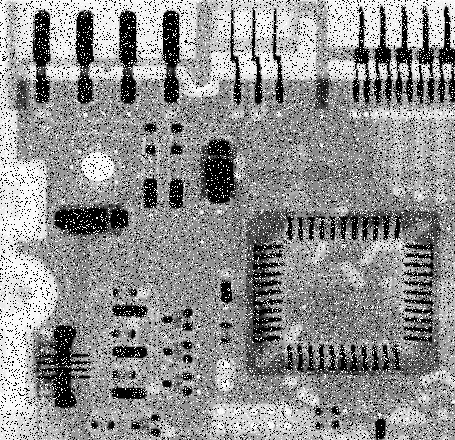
#> input picture Digital_Image_Processing/noisy.png, 455 x 440 px
$ python Custom_median_filter.py
#> lines starting #> are read from the running program, lines starting #| are printed output that depends on the picture; after the words box and inside, x2 and y2 are one past the last pixel; in counts of white or black regions, pixels touching at a corner belong together
import matplotlib.pyplot as plt
import cv2
import numpy as np
import random


def main():
    grayscale = cv2.imread('noisy.png', 0)
#> grayscale is the input picture: shape (440, 455); min 0, max 255, mean 144.1
    grayscale2 = cv2.imread('noisy.png', 0)

    noisy_img = add_noise(grayscale2)

    '''Custom Median filter'''
    row, col = grayscale.shape
    kernel_size = 3

    result = np.zeros((row, col), dtype=np.uint8)

    for i in range(row):
        for j in range(col):
            result[i, j] = np.median(
                noisy_img[i:i+kernel_size, j:j+kernel_size])

    img_set = [grayscale, noisy_img, result]
    title_set = ['Grayscale', 'Noisy Image', 'Remove noise']

    plot_img(img_set, title_set)


def add_noise(img):
    row, col = img.shape
#> row = 440; col = 455
    number_of_pixels = random.randint(700, 10000)

    for i in range(number_of_pixels):
        x_coord = random.randint(0, row-1)
        y_coord = random.randint(0, col-1)

        img[x_coord, y_coord] = 255
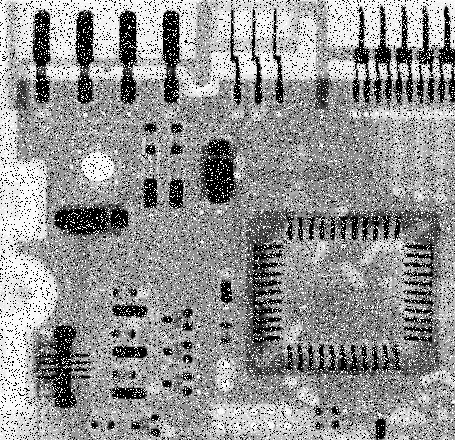
#> img: shape (440, 455); min 0, max 255, mean 147.9

    number_of_pixels = random.randint(700, 10000)

    for i in range(number_of_pixels):
        x_coord = random.randint(0, row-1)
        y_coord = random.randint(0, col-1)

        img[x_coord, y_coord] = 0
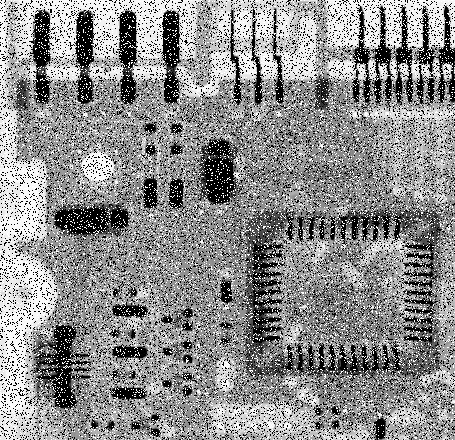
#> img: shape (440, 455); 4.1% of pixels changed, all inside (x1, y1, x2, y2) = (0, 0, 455, 440)
#> after the loop in main, `for i in range(row):`:
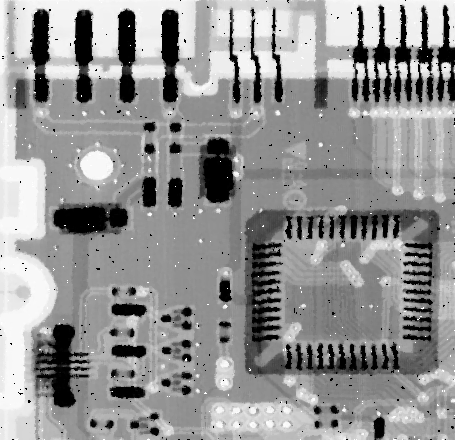
#> result: shape (440, 455); min 0, max 255, mean 147.2

    return img


def plot_img(img_set, title_set):
    n = len(img_set)
#> n = 3
    plt.figure(figsize=(20, 20))

    for i in range(n):
        plt.subplot(2, 3, i+1)
        plt.title(title_set[i])

        ch = len(img_set[i].shape)
        if ch == 3:
            plt.imshow(img_set[i])
        else:
            plt.imshow(img_set[i], cmap='gray')

    plt.show()
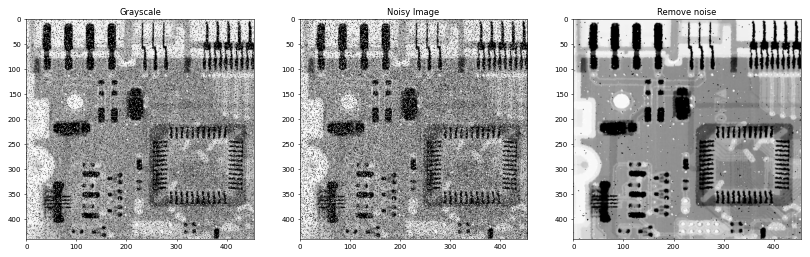
#> figure drawn by matplotlib, 3 panels


if __name__ == '__main__':
    main()
